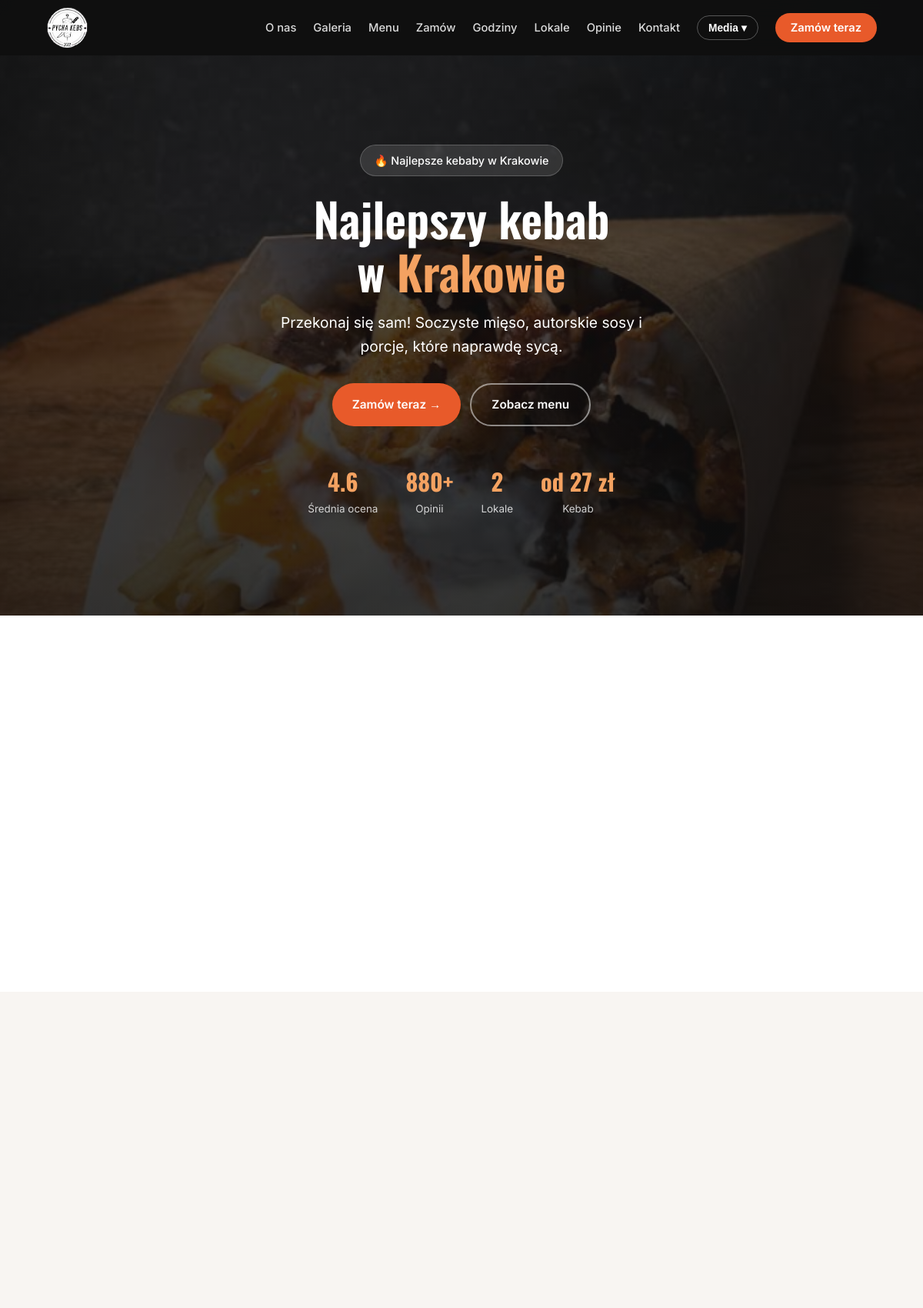
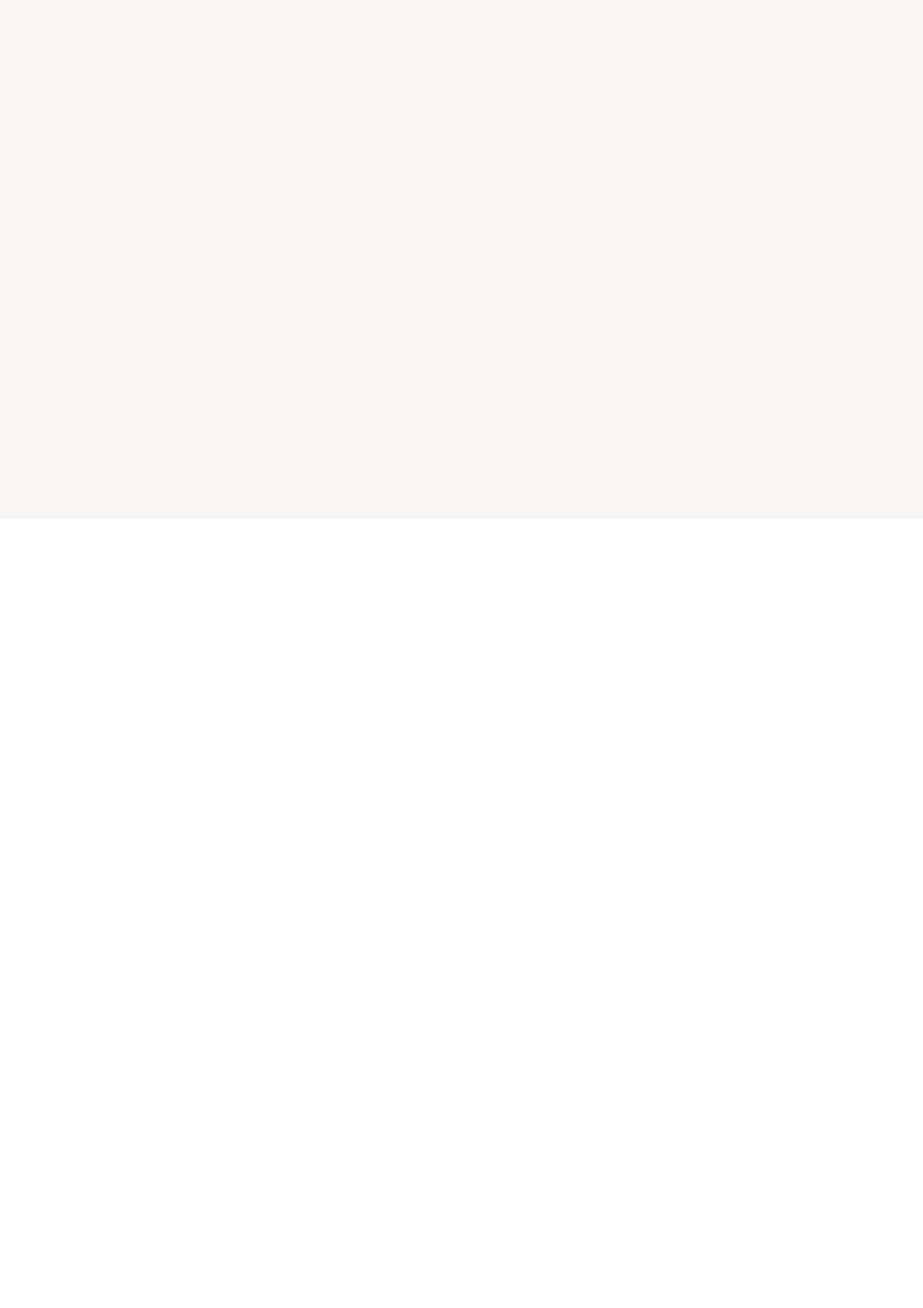
The page / (upper part) on the database its author committed (2 pictures, top to bottom).
### tables this page shows
CREATE TABLE site_settings (
        key TEXT PRIMARY KEY,
        value TEXT,
        label TEXT
    );

### app.py (the view)
@app.route('/')
def index():
    settings = get_settings_dict()
    seasonal_active = settings.get('seasonal_active', '1') == '1'
    if seasonal_active:
        categories = query_db("SELECT * FROM categories ORDER BY sort_order, name")
    else:
        categories = query_db("SELECT * FROM categories WHERE slug != 'sezonowa' ORDER BY sort_order, name")
    products = query_db("""
        SELECT p.*, c.slug as category_slug, c.name as category_name
        FROM products p
        JOIN categories c ON p.category_id = c.id
        WHERE p.is_available = 1
        ORDER BY p.sort_order, p.name
    """)
    announcement = query_db("SELECT * FROM announcements WHERE is_active = 1 ORDER BY id DESC LIMIT 1", one=True)
    locations = query_db("SELECT * FROM locations ORDER BY sort_order, id")
    gallery_items = query_db("SELECT * FROM gallery ORDER BY sort_order, id")
    order_methods = query_db("SELECT * FROM order_methods WHERE is_active = 1 ORDER BY sort_order, id")
    loc_data = []
    for loc in locations:
        status = get_live_status(loc['id'])
        hours = query_db("SELECT * FROM opening_hours WHERE location_id = ? ORDER BY day_of_week", (loc['id'],))
        loc_data.append({'loc': loc, 'status': status, 'hours': hours})
    products_by_category = {}
    for p in products:
        slug = p['category_slug']
        if slug == 'sezonowa' and not seasonal_active:
            continue
        if slug not in products_by_category:
            products_by_category[slug] = []
        products_by_category[slug].append(p)
    return render_template('index.html',
                           categories=categories,
                           products=products,
                           products_by_category=products_by_category,
                           announcement=announcement,
                           settings=settings,
                           loc_data=loc_data,
                           gallery=gallery_items,
                           order_methods=order_methods,
                           seasonal_active=seasonal_active)

### app.py (called while the page is built)
@app.after_request
def add_no_cache_headers(response):
    response.headers["Cache-Control"] = "no-cache, no-store, must-revalidate, max-age=0"
    response.headers["Pragma"] = "no-cache"
    response.headers["Expires"] = "0"
    return response

def get_db():
    if 'db' not in g:
        g.db = sqlite3.connect(DATABASE)
        g.db.row_factory = sqlite3.Row
        g.db.execute("PRAGMA foreign_keys = ON")
    return g.db

def query_db(query, args=(), one=False):
    cur = get_db().execute(query, args)
    rv = cur.fetchall()
    cur.close()
    return (rv[0] if rv else None) if one else rv

def get_settings_dict():
    rows = query_db("SELECT key, value FROM site_settings")
    return {r['key']: r['value'] for r in rows}

### templates/index.html (shortened to what this page needs)
<!DOCTYPE html>
<html lang="pl">
<head>
    <link rel="stylesheet" href="{{ url_for('static', filename='css/style.css') }}?v=4.5">
</head>
<body>
<nav class="navbar" id="navbar">
    <a href="#">
        <img src="{{ url_for('static', filename='images/logo.png') }}" alt="PYCHA KEBS" class="logo-img">
    </a>
    <ul class="nav-links" id="navLinks">
        <li><a href="#o-nas">O nas</a></li>
        <li><a href="#galeria">Galeria</a></li>
        <li><a href="#menu">Menu</a></li>
        <li><a href="#zamow-online">Zamów</a></li>
        <li><a href="#godziny">Godziny</a></li>
        <li><a href="#lokale">Lokale</a></li>
        <li><a href="#opinie">Opinie</a></li>
        <li><a href="#kontakt">Kontakt</a></li>
        <li class="social-dropdown">
            <button class="social-btn" id="socialBtn">Media ▾</button>
        </li>
        <li><a href="#zamow-online" class="nav-cta">Zamów teraz</a></li>
    </ul>
</nav>
<section class="hero {% if announcement and announcement.is_active and announcement.content %}with-announcement{% endif %}">
    <div class="hero-content">
        <div class="hero-badge">{{ settings.get('hero_badge', '🔥 Najlepsze kebaby w Krakowie') }}</div>
        <h1>{{ settings.get('hero_title_1', 'Najlepszy kebab') }}<br>w <span>{{ settings.get('hero_title_2', 'Krakowie') }}</span></h1>
        <p>{{ settings.get('hero_subtitle', 'Przekonaj się sam! Soczyste mięso, autorskie sosy i porcje, które naprawdę sycą.') }}</p>
        <div class="hero-buttons">
            <a href="#zamow-online" class="btn btn-primary">Zamów teraz →</a>
            <a href="#menu" class="btn btn-secondary">Zobacz menu</a>
        </div>
        <div class="hero-stats">
            <div class="stat">
                <div class="stat-number">{{ settings.get('hero_rating', '4.6') }}</div>
                <div class="stat-label">Średnia ocena</div>
            </div>
            <div class="stat">
                <div class="stat-number">{{ settings.get('hero_reviews', '880+') }}</div>
                <div class="stat-label">Opinii</div>
            </div>
            <div class="stat">
                <div class="stat-number">2</div>
                <div class="stat-label">Lokale</div>
            </div>
            <div class="stat">
                <div class="stat-number">{{ settings.get('hero_min_price', 'od 27 zł') }}</div>
                <div class="stat-label">Kebab</div>
            </div>
        </div>
    </div>
</section>
<section class="about" id="o-nas">
    <div class="container">
        {% set show_box = settings.get('about_show_box', '1') != '0' %}
        {% set align = settings.get('about_align', 'left') %}
        <div class="about-grid {% if not show_box %}no-image{% endif %} about-align-{{ align }}">
        </div>
    </div>
</section>
<section class="gallery" id="galeria">
    <div class="container">
        <div class="gallery-grid">
        </div>
    </div>
</section>
<section class="menu" id="menu">
    <div class="container">
        {% for cat in categories %}
        <div class="menu-category {% if loop.first %}active{% endif %}" id="cat-{{ cat.slug }}">
        </div>
        {% endfor %}
    </div>
</section>
</body>
</html>

### static/css/style.css (style rules this page uses)
:root { --primary: #e85a2a; --primary-dark: #c43d15; --accent: #f4a261; --dark: #0f0f0f; --dark-surface: #1a1a1a; --gray: #666; --gray-light: #f0ebe6; --light: #f8f5f2; --white: #fff; --success: #2ecc71; --danger: #e74c3c; --radius: 14px; --radius-sm: 8px; --transition: all 0.3s cubic-bezier(0.4, 0, 0.2, 1); --shadow-sm: 0 4px 12px rgba(0,0,0,0.05); --shadow-md: 0 8px 24px rgba(0,0,0,0.08); --shadow-lg: 0 16px 36px rgba(0,0,0,0.12); }
* { margin: 0; padding: 0; box-sizing: border-box; }
html { scroll-behavior: smooth; }
body { font-family: 'Inter', sans-serif; background: var(--light); color: var(--dark); line-height: 1.6; overflow-x: hidden; }
h1, h2, h3, h4 { font-family: 'Oswald', sans-serif; font-weight: 600; }
a { text-decoration: none; color: inherit; transition: var(--transition); }
.navbar { position: fixed; top: 0; left: 0; right: 0; z-index: 1010; background: rgba(15,15,15,0.95); backdrop-filter: blur(12px); -webkit-backdrop-filter: blur(12px); height: 72px; padding: 0 5%; display: flex; align-items: center; justify-content: space-between; transition: background 0.3s, height 0.3s, box-shadow 0.3s; }
.logo-img { height: 52px; width: auto; display: block; transition: transform 0.3s; }
.nav-links { display: flex; gap: 22px; list-style: none; align-items: center; }
.nav-links a { color: rgba(255,255,255,0.85); font-weight: 500; font-size: 0.92rem; position: relative; }
.nav-links a::after { content: ''; position: absolute; bottom: -3px; left: 0; width: 0; height: 2px; background: var(--primary); transition: width 0.3s ease; }
.nav-cta { background: var(--primary); color: white !important; padding: 10px 20px; border-radius: 50px; font-weight: 600 !important; }
.nav-cta::after { display: none !important; }
.social-dropdown { position: relative; }
.social-btn { background: transparent; border: 1.5px solid rgba(255,255,255,0.3); color: white; padding: 7px 14px; border-radius: 50px; font-weight: 600; font-size: 0.86rem; cursor: pointer; transition: var(--transition); }
.hero { min-height: 100vh; background: linear-gradient(to bottom, rgba(15,15,15,0.65), rgba(15,15,15,0.85)), url('/static/images/kebab%20w%20bu%C5%82ce.png') center/cover no-repeat; display: flex; align-items: center; justify-content: center; text-align: center; color: white; padding: 120px 5% 60px; }
.hero-content { max-width: 800px; }
.hero-badge { display: inline-block; background: rgba(255,255,255,0.12); padding: 8px 18px; border-radius: 50px; font-size: 0.9rem; margin-bottom: 20px; border: 1px solid rgba(255,255,255,0.2); font-weight: 500; animation: fadeUp 0.8s ease both; }
.hero h1 { font-size: clamp(2.4rem, 6vw, 3.8rem); line-height: 1.15; margin-bottom: 16px; animation: fadeUp 0.8s 0.15s ease both; }
.hero h1 span { color: var(--accent); }
.hero p { font-size: 1.2rem; opacity: 0.9; max-width: 520px; margin: 0 auto 32px; font-weight: 400; animation: fadeUp 0.8s 0.3s ease both; }
.hero-buttons { display: flex; gap: 12px; justify-content: center; flex-wrap: wrap; animation: fadeUp 0.8s 0.45s ease both; }
.btn { display: inline-flex; align-items: center; gap: 8px; padding: 14px 26px; border-radius: 50px; font-weight: 600; font-size: 0.96rem; border: none; cursor: pointer; transition: var(--transition); }
.btn-primary { background: var(--primary); color: white; }
.btn-secondary { background: transparent; color: white; border: 2px solid rgba(255,255,255,0.5); }
.hero-stats { display: flex; gap: 36px; justify-content: center; margin-top: 48px; flex-wrap: wrap; animation: fadeUp 0.8s 0.6s ease both; }
.stat { transition: transform 0.3s ease; }
.stat-number { font-family: 'Oswald', sans-serif; font-size: 1.9rem; font-weight: 700; color: var(--accent); }
.stat-label { font-size: 0.84rem; opacity: 0.8; }
section { padding: 75px 5%; }
.container { max-width: 1080px; margin: 0 auto; }
.about { background: white; }
.about-grid { display: grid; grid-template-columns: 1fr 1fr; gap: 48px; align-items: center; }
.gallery { background: var(--light); }
.gallery-grid { display: grid; grid-template-columns: repeat(auto-fill, minmax(220px, 1fr)); gap: 14px; }
.menu { background: white; }
.menu-category { display: none; }
.menu-category.active { display: block; animation: fadeIn 0.4s ease; }

### rows shown on the page
site_settings: get "🔥 Najlepsze kebaby w Krakowie"
site_settings: get "Najlepszy kebab"
site_settings: get "Krakowie"
site_settings: get "Przekonaj się sam! Soczyste mięso, autorskie sosy i porcje, które naprawdę sycą."
site_settings: get "4.6"
site_settings: get "880+"
site_settings: get "od 27 zł"
